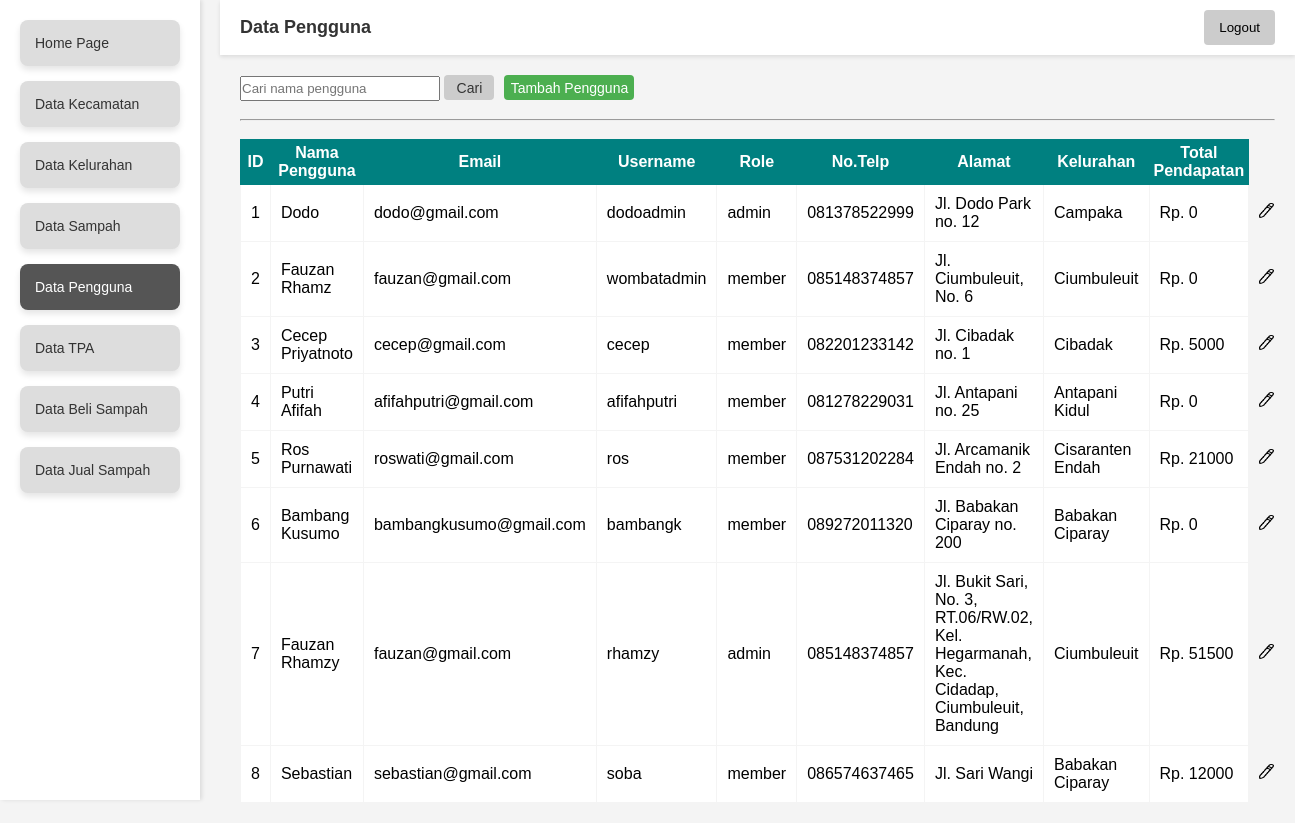
/pengguna (signed in), run on the app's committed database.
### tables this page shows
CREATE TABLE Pengguna (id INTEGER PRIMARY KEY NOT NULL, nama TEXT, email TEXT, username TEXT UNIQUE, password TEXT, role TEXT NOT NULL, telepon TEXT, alamat TEXT, id_kelurahan INTEGER REFERENCES Kelurahan (id));

### main.py (the view)
@app.route('/pengguna', methods=['GET'])
def pengguna():
    conn = get_db_connection()
    cursor = conn.cursor()
    if(request.args):
        nama_pengguna = request.args.get('nama_pengguna')
        print(nama_pengguna)
        cursor.execute("SELECT * FROM penggunaView WHERE LOWER(nama) LIKE LOWER(?)", (f"%{nama_pengguna}%",))
        pengguna_data = cursor.fetchall()
        conn.close()
    else:
        cursor.execute("SELECT * FROM penggunaView")
        pengguna_data = cursor.fetchall()
        conn.close()
    return render_template('admin/pengguna-admin.html', pengguna=pengguna_data)

### main.py (called while the page is built)
def get_db_connection():
    conn = sqlite3.connect('database/database.db')
    conn.row_factory = sqlite3.Row
    return conn

@app.before_request
def require_login():
    allowed_routes = ['login', 'register', 'static']
    if 'nama' not in session and request.endpoint not in allowed_routes:
        return redirect(url_for('login'))

### templates/admin/pengguna-admin.html (shortened to what this page needs)
<!DOCTYPE html>
<html lang="en">
<head>
  <link rel="stylesheet" href="{{ url_for('static', filename='css/admin/style-pengguna-admin.css') }}">
</head>
<body>
  <div class="container">
    <header>
      <h1>Data Pengguna</h1>
      {% include 'admin/logoutFragment.html' %}
    </header>
    {% include 'admin/sidebarFragment.html' %}
    <main>
      <div class="search-bar">
        <form method="get">
          <input type="text" id="search" name="nama_pengguna" placeholder="Cari nama pengguna">
          <button type="submit" id="search-button"> Cari</button>
        </form>
        <button id="add-button" onclick="window.location.href='tambah_pengguna';">Tambah Pengguna</button>
      </div>
      <br><hr><br>
      <table>
          <tr>
              <th>ID</th>
              <th>Nama Pengguna</th>
              <th>Email</th>
              <th>Username</th>
              <th>Role</th>
              <th>No.Telp</th>
              <th>Alamat</th>
              <th>Kelurahan</th>
              <th>Total Pendapatan</th>
              <th class="edit"></th>
          </tr>
          {% for item in pengguna %}
          <tr>
              <td>{{ item.id }}</td>
              <td>{{ item.nama }}</td>
              <td>{{ item.email }}</td>
              <td>{{ item.username }}</td>
              <td>{{ item.role }}</td>
              <td>{{ item.telepon }}</td>
              <td>{{ item.alamat }}</td>
              <td>{{ item.nama_kelurahan }}</td>
              <td>
                {% if item.total_pendapatan is none %}
                    Rp. 0
                {% else %}
                    Rp. {{ item.total_pendapatan }}
                {% endif %}
              </td>
              <td class="edit value"><a href="edit_pengguna?id={{item.id}}"><img src="{{ url_for('static', filename='gambar/pencil.png') }}" alt=""></a></td>
          </tr>
          {% endfor %}
      </table>
    </main>
  </div>
</body>
</html>

### templates/admin/logoutFragment.html
<button onclick="window.location.href='logout';" class="logout-button">Logout</button>

### templates/admin/sidebarFragment.html
<aside class="sidebar">
    <ul>
      <li id="homeLink"><a href="home">Home Page</a></li>
      <li id="kecamatanLink"><a href="kecamatan">Data Kecamatan</a></li>
      <li id="kelurahanLink"><a href="kelurahan">Data Kelurahan</a></li>
      <li id="sampahLink"><a href="sampah">Data Sampah</a></li>
      <li id="penggunaLink"><a href="pengguna">Data Pengguna</a></li>
      <li id="tpaLink"><a href="tpa">Data TPA</a></li>
      <li id="beliLink"><a href="data_pembelian_sampah">Data Beli Sampah</a></li>
      <li id="jualLink"><a href="data_penjualan_sampah">Data Jual Sampah</a></li>
    </ul>
  </aside>

### static/css/admin/style-pengguna-admin.css (style rules this page uses)
table { border: 1px solid teal; border-collapse: collapse; background-color: white; }
td, tr { border: 1px solid #f4f4f4; padding: 10px; }
th { padding: 4px; border: 1px solid teal; text-align: center; background: teal; color: white; }
* { margin: 0; padding: 0; box-sizing: border-box; }
body { font-family: Arial, sans-serif; background-color: #f4f4f4; }
.container { display: flex; flex-direction: column; height: 100vh; }
header { display: flex; justify-content: space-between; align-items: center; background-color: #fff; padding: 10px 20px; box-shadow: 0 2px 4px rgba(0, 0, 0, 0.1); margin-left: 220px; }
header h1 { font-size: 18px; color: #333; }
.logout-button { padding: 10px 15px; background-color: #ccc; border: none; border-radius: 4px; cursor: pointer; }
.sidebar { width: 200px; background-color: #fff; box-shadow: 2px 0 4px rgba(0, 0, 0, 0.1); height: 100vh; padding: 20px; position: fixed; top: 0; left: 0; }
.sidebar ul { list-style: none; }
.sidebar ul li { background-color: #ddd; padding: 5px; border-radius: 8px; box-shadow: 0 4px 6px rgba(0, 0, 0, 0.1); margin-bottom: 15px; }
.sidebar ul li a { text-decoration: none; color: #333; font-size: 14px; display: block; padding: 10px; border-radius: 4px; }
.search-bar { display: flex; gap: 10px; }
#penggunaLink { background-color:#555; }
#penggunaLink>a { color: white; }
main { margin-left: 220px; padding: 20px; flex: 1; }
#search { width: 200px; height: 25px; }
#search-button { width: 50px; background-color: #ccc; color: #333; height: 25px; }
#add-button { width: 50px; height: 25px; padding: 1px; }
#search-button, #add-button { padding: 1px 1px; border: none; border-radius: 4px; cursor: pointer; font-size: 14px; }
#add-button { width: 130px; background-color: #4caf50; color: #fff; }
.edit { border: none !important; background-color: #f4f4f4; }
a>img { height: 15px; width: 15PX; }

### data on the page
Pengguna: id "1", nama "Dodo", email "dodo@gmail.com", username "dodoadmin", role "admin", telepon "081378522999", alamat "Jl. Dodo Park no. 12", nama_kelurahan "Campaka", shows "Rp. 0"
Pengguna: id "2", nama "Fauzan Rhamz", email "fauzan@gmail.com", username "wombatadmin", role "member", telepon "085148374857", alamat "Jl. Ciumbuleuit, No. 6", nama_kelurahan "Ciumbuleuit", shows "Rp. 0"
Pengguna: id "3", nama "Cecep Priyatnoto", email "cecep@gmail.com", username "cecep", role "member", telepon "082201233142", alamat "Jl. Cibadak no. 1", nama_kelurahan "Cibadak", total_pendapatan "5000"
Pengguna: id "4", nama "Putri Afifah", email "afifahputri@gmail.com", username "afifahputri", role "member", telepon "081278229031", alamat "Jl. Antapani no. 25", nama_kelurahan "Antapani Kidul", shows "Rp. 0"
Pengguna: id "5", nama "Ros Purnawati", email "roswati@gmail.com", username "ros", role "member", telepon "087531202284", alamat "Jl. Arcamanik Endah no. 2", nama_kelurahan "Cisaranten Endah", total_pendapatan "21000"
Pengguna: id "6", nama "Bambang Kusumo", email "bambangkusumo@gmail.com", username "bambangk", role "member", telepon "089272011320", alamat "Jl. Babakan Ciparay no. 200", nama_kelurahan "Babakan Ciparay", shows "Rp. 0"
Pengguna: id "7", nama "Fauzan Rhamzy", email "fauzan@gmail.com", username "rhamzy", role "admin", telepon "085148374857", alamat "Jl. Bukit Sari, No. 3, RT.06/RW.02, Kel. Hegarmanah, Kec. Cidadap, Ciumbuleuit, Bandung", nama_kelurahan "Ciumbuleuit", total_pendapatan "51500"
Pengguna: id "8", nama "Sebastian", email "sebastian@gmail.com", username "soba", role "member", telepon "086574637465", alamat "Jl. Sari Wangi", nama_kelurahan "Babakan Ciparay", total_pendapatan "12000"
